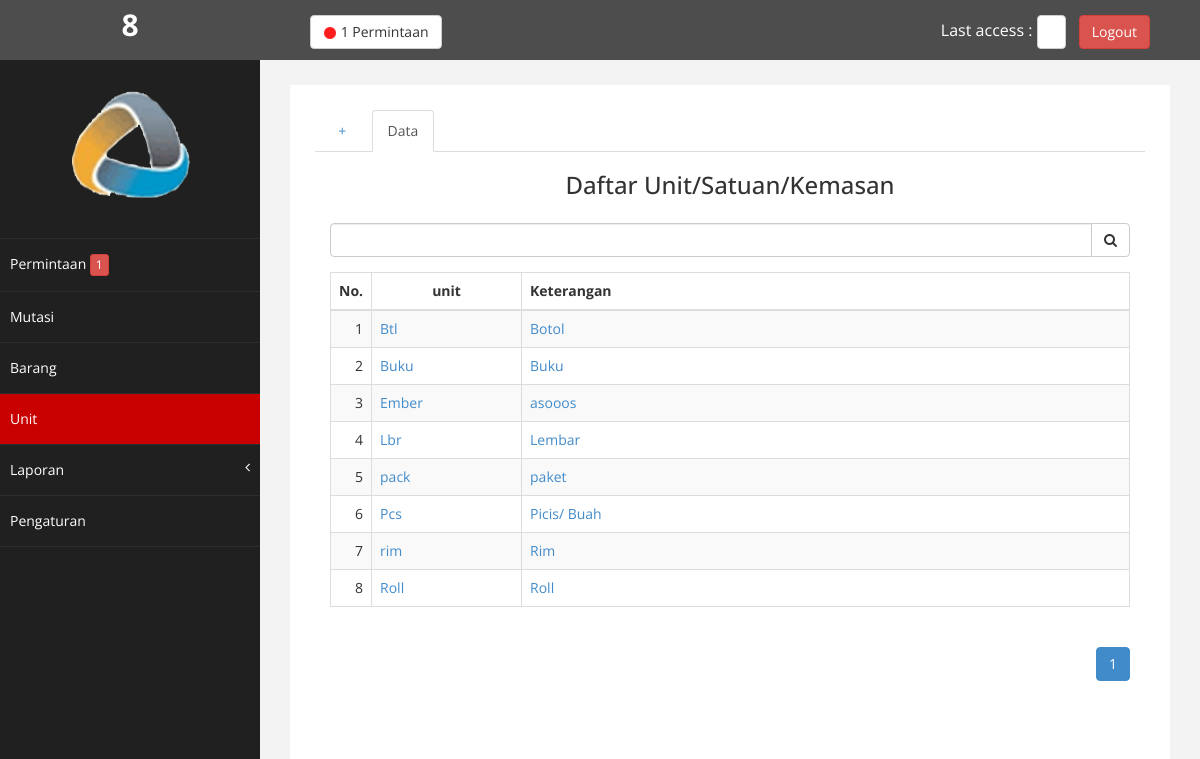
/persediaan/listunit.php (signed in), run on the app's committed database.
### tables this page shows
CREATE TABLE `unite` (
  `x` int(4) UNSIGNED NOT NULL,
  `unite` varchar(10) NOT NULL,
  `keterangan` varchar(255) NOT NULL
);

### persediaan/listunit.php (the view, shortened to what this page needs)
<?php
include('head.php');
if(isset($_POST['txt_unit'])){
	$where_unit = "WHERE unite like '%".$_POST['txt_unit']."%'";
	$txt_unit = $_POST['txt_unit'] ;
}else{
	$where_unit = '';
	$txt_unit = '' ;
}
?>
<link href="assets/js/dataTables/dataTables.bootstrap.css" rel="stylesheet" />
<div id="page-wrapper" >
    <div id="page-inner">
        <div class="row">
            <div class="col-md-12">
                <div class="panel-body">
                    <ul class="nav nav-tabs">
                        <li><a href="unit.php">&nbsp; + &nbsp;</a>
                        </li>
                        <li class="active"><a href="#databrg" data-toggle="tab">Data</a>
                        </li>
                    </ul>
                    <div class="tab-content">
                        <div class="tab-pane fade active in" id="databrg">
                            <h3 align="center">Daftar Unit/Satuan/Kemasan</h3>
                            <div class="panel-body">
                            <div class="table-responsive">
                                <form role="form" method="post" action="">
                                    <div class="form-group input-group">
                                        <input name="txt_unit" type="text" class="form-control" value="<?php echo $txt_unit; ?>">
                                        <span class="input-group-btn">
                                            <button class="btn btn-default" type="submit">
                                            	<i class="fa fa-search"></i>
                                            </button>
                                        </span>
                                    </div>
                                </form>
                            	<table class="table table-striped table-bordered table-hover" id="dataTables-example">
                                    <thead>
                                        <tr>
                                            <th style="width:10px;text-align:center">No.</th>
                                            <th style="width:150px;text-align:center">unit</th>
                                            <th style="text-align:left">Keterangan</th>
                                        </tr>
                                    </thead>
                                    <tbody>
										<?php
										$posisi = 0 ;
										if($txt_unit==''){
											include('pajinasi.php');
											$p = new Paging();
											$batas=20;
											$posisi = $p->cariPosisi($batas);
											$sql =mysqli_query($jazz,"SELECT * FROM unite ".$where_unit." ORDER BY unite ASC LIMIT $posisi,$batas");
											$jmlrecord = mysqli_num_rows(mysqli_query($jazz,"SELECT x FROM unite " . $where_unit));
											$jmlhalaman = $p->jumlahHalaman($jmlrecord,$batas);
										}else{
											$sql =mysqli_query($jazz,"SELECT * FROM unite ".$where_unit." ORDER BY unite ASC");
										}
										$n = $posisi ;
                                        while($data = mysqli_fetch_array($sql)){
											$n += 1 ;
                                        ?>
                                            <tr>
                                                <td align="right"><?php echo $n ;?></td>
                                                <td><a href="unit.php?unit=<?php echo $data[1] ;?>"><?php echo $data[1] ;?></a></td>
                                                <td><a href="unit.php?unit=<?php echo $data[1] ;?>"><?php echo $data[2] ;?></a></td>
                                            </tr>
                                        <?php
                                        }
                                        ?>
                                    </tbody>
                                </table>
                                <?php
								if($txt_unit==''){
                                ?>
                                <ul class="pagination pull-right">
									<?php
                                        $linkHalaman = $p->navHalaman($_REQUEST['page'],$jmlhalaman,'?622639265875872649692239348242342325525253472364275452sdfsf54234726478=6226392658758726496922sfsf3934823424sfs234234232347236427545254234726478','');
                                        echo $linkHalaman;
                                    ?>
                                </ul>
                                <?php
								}
                                ?>
                              </div>
                             </div>
                        </div>
                    </div>
                </div>
            </div>
        </div>
    </div>
 </div>
</div>
<?php
include('foot.php');
?>

### persediaan/assets/css/custom.css (style rules this page uses)
body { font-family: 'Open Sans', sans-serif; }
#page-wrapper { padding: 15px 15px; min-height: 600px; background:#F3F3F3; }
#page-inner { width:100%; margin:10px 20px 10px 0px; background-color:#fff!important; padding:10px; min-height:1200px; }
@media (min-width:768px) { #page-wrapper { margin: 0 0 0 260px; padding: 15px 30px; min-height: 1200px; } }

### data on the page
unite: unite "Btl", keterangan "Botol"
unite: unite "Buku", keterangan "Buku"
unite: unite "Ember", keterangan "asooos"
unite: unite "Lbr", keterangan "Lembar"
unite: unite "pack", keterangan "paket"
unite: unite "Pcs", keterangan "Picis/ Buah"
unite: unite "rim", keterangan "Rim"
unite: unite "Roll", keterangan "Roll"

### other printed values
$_SESSION['u'] "8"
$xpermintaan "1"
